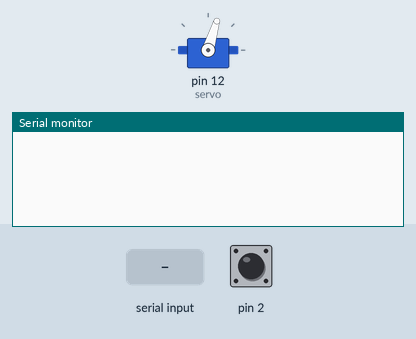
Bench run of a sketch on a simulated Arduino Uno, built with avr-gcc and run on an emulated ATmega328P. Shown: servo, the last lines printed to the serial monitor. The inputs (shaded band) are chosen by the test bench; at power-on: pin 2 HIGH.

Above: at 1.2 s.
1.3 s: "1" received over Serial
At 2.1 s:
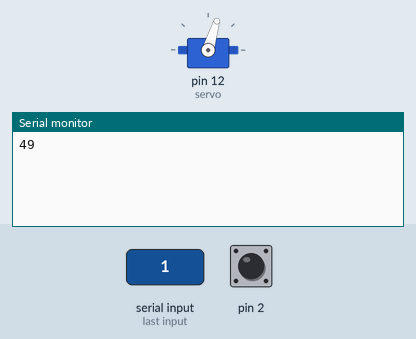
2.8 s: byte 1 (1) received over Serial
At 3.17 s:
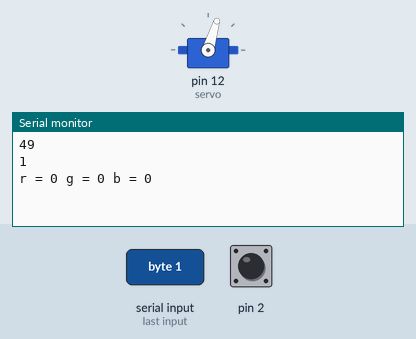

Measured:
- after the input at 1.3 s, the serial monitor: prints a new line at once (image 1)
- after the input at 2.8 s, the serial monitor: prints a new line at once (image 2)

The sketch:

sketch_rabochiy.ino
```cpp
// библиотеки
#include <Stepper_28BYJ_48.h>
#include <Servo.h>
#include <Wire.h>
// пины моторов
Stepper_28BYJ_48 stepper(8,9,10,11);

Servo servo;
    // объявляем
int s0=3,s1=4,s2=5,s3=6;
#define sensorOut 2
    // переменные
int bt = 100;
int leftPos = 144;
int rightPos = 30;
int storona_red    = 0;
int storona_green  = 0;
int storona_blue   = 0;
int storona_yellow = 0;
int r, g, b;
int flag;
int qwe=0;
byte counter=0;
byte countR=0,countG=0,countB=0;
//запуск
void setup()
{
  // пины датчика цвета
 pinMode(s0,OUTPUT);
  pinMode(s1,OUTPUT);
  pinMode(s2,OUTPUT);
  pinMode(s3,OUTPUT);
  digitalWrite(2, HIGH);
  servo.attach(12); // пин серво
  servo.write(73);  // старт позиция
  // выставляем контакт sensorOut в режим INPUT:

  // задаем масштабирование частоты:

  // запускаем последовательную коммуникацию:
  Serial.begin(9600);

}
void TCS(){
 qwe=0;
 digitalWrite(s1,HIGH);
 digitalWrite(s0,HIGH);
 digitalWrite(s2,LOW);
 digitalWrite(s3,LOW);
 attachInterrupt(0, ISR_INTO, CHANGE);
 timer0_init();}

void ISR_INTO(){
 counter++;
}
void timer0_init(void){
  TCCR2A=0x00;
  TCCR2B=0x07;
  TCNT2= 100;
  TIMSK2 = 0x01;}

ISR(TIMER2_OVF_vect)
{
    TCNT2=100;
    qwe++;
 if(qwe==1)
  {
    countR=counter;

    digitalWrite(s2,HIGH);
    digitalWrite(s3,HIGH);
  }
  else if(qwe==2)
   {
    countG=counter;

    digitalWrite(s2,LOW);
    digitalWrite(s3,HIGH);
   }
   else if(qwe==3)
    {
    countB=counter;


    digitalWrite(s2,LOW);
    digitalWrite(s3,LOW);

    }
    else if(qwe==4)
     {
     qwe=0;
     }
       counter=0;
}
// работа
void loop()

{
  if (Serial.available())   // если данные получены:
  {
    bt = Serial.read();     // переменная для посылаемых значений с приложения
    Serial.println(bt);
  }
  // обрабатываем значения посылаемые из приложения
  if (bt == 2)
  { storona_red    = rightPos;}
  if (bt == 3)
  { storona_red    = leftPos;}
  if (bt == 4)
  { storona_green  = rightPos;}
  if (bt == 5)
  { storona_green  = leftPos;}
  if (bt == 6)
  { storona_blue   = rightPos;}
  if (bt == 7)
  { storona_blue   = leftPos;}
  if (bt == 8)
  { storona_yellow = rightPos;}
  if (bt == 9)
  { storona_yellow = leftPos;}
  delay(10) ;
  TCS();
       // если из приложения послана 1 конвейер запускается
  if(bt == 1)
  {
    delay(200);
    Serial.print("r = ");
    Serial.print(countR);
    Serial.print(" ");
    Serial.print("g = ");
    Serial.print(countG);
    Serial.print(" ");
    Serial.print("b = ");
    Serial.print(countB);
    Serial.print(" ");
    Serial.println();

    flag = 1;

    if ((90 < countR and countR <139 ) and ( 190< countG and countG <220 ) and ( 10< countB and countB < 50))       // значения для красного кубика
    {
      delay(500);
      flag = 0;
      delay(1500);
      flag = 1;
      delay(2000);
      flag = 0;
      servo.write(storona_red);
      delay(1000);
      servo.write(73);
      delay(500);
      flag = 1;
    }
    if ((55 < countR and countR <89 ) and ( 220< countG and countG <260 ) and ( 50< countB and countB < 90))     // значения для зеленого кубика
    {
      delay(500);
      flag = 0;
      delay(1500);
      flag = 1;
      delay(500);
      flag = 0;
      servo.write(storona_green);
      delay(1000);
      servo.write(73);
      delay(500);
      flag = 1;
    }
    if ((0 < countR and countR <51 ) and ( 210< countG and countG <240 ) and ( 80< countB and countB < 125))     // значения для синего кубика
    {
      delay(500);
      flag = 0;
      delay(1500);
      flag = 1;
      delay(500);
      flag = 0;
      servo.write(storona_blue);
      delay(1000);
      servo.write(73);
      delay(500);
      flag = 1;
    }
    if ((100 < countR and countR <130 ) and ( 230< countG and countG <250 ) and ( 49< countB and countB < 70)) // значения для желтого кубика
    {
      delay(500);
      flag = 0;
      delay(1500);
      flag = 1;
      delay(2000);
      flag = 0;
      servo.write(storona_yellow);
      delay(1000);
      servo.write(73);
      delay(500);
      flag = 1;
    }
  }

  if(bt == 0)
  {
    flag = 0;
  }

}


void yield()
{
  if (flag == 1)
  { stepper.step(1);}
}
```
